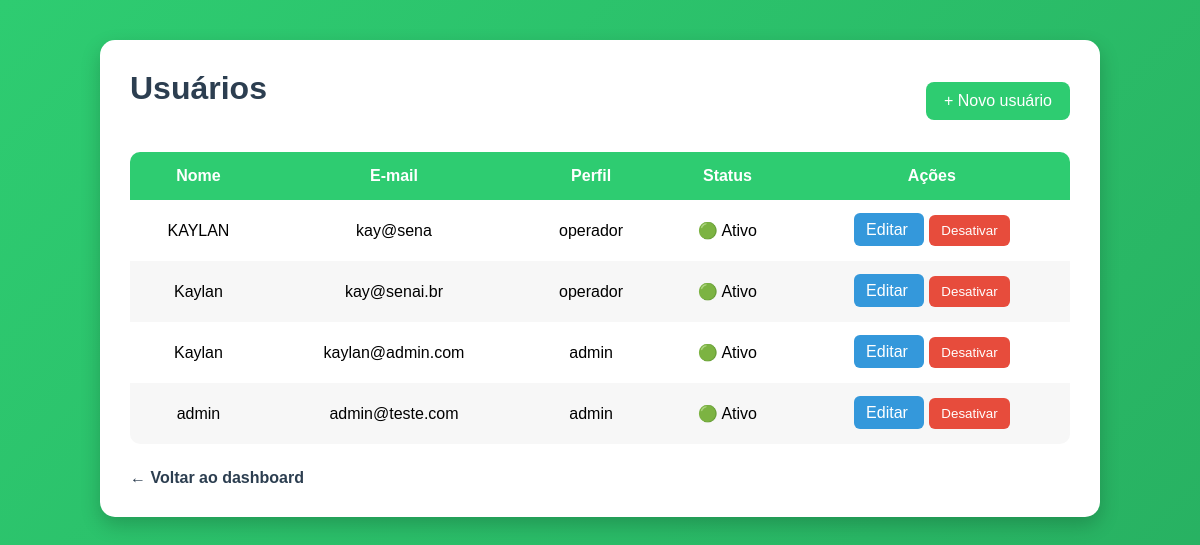
/usuarios/ (signed in), run on the app's committed database.
### app/models/usuario.py (models this page shows)
class Usuario(Base):
    __tablename__ = "usuarios"
    id = Column(Integer, primary_key=True, autoincrement=True)
    nome = Column(String(100), nullable=False)
    email = Column(String(100), nullable=False, index=True, unique=True)
    senha_hash = Column(String(255), nullable=False)
    role = Column(String(20), nullable=False, default="operador")
    ativo = Column(Boolean, default=True)
    criado_em = Column(DateTime, server_default=func.now())

### app/controllers/admin_controller.py (the view)
@router.get("/", response_class=HTMLResponse)
def listar_usuarios(
    request: Request,
    db: Session = Depends(get_db),
    admin: dict = Depends(get_admin)):  #Bloqueia quem não é admin
    usuarios = db.query(Usuario).order_by(Usuario.nome).all()
    return templates.TemplateResponse(
        request,
        "Usuarios/index.html",
        {"request": request, "usuarios": usuarios, "admin": admin, "usuario": admin}
    )

### app/templates/usuarios/index.html (shortened to what this page needs)
<!DOCTYPE html>
<html lang="pt-br">
<head>
</head>
<body>
    <div class="container">
        <div class="topo">
            <h1>Usuários</h1>
            <a href="/usuarios/novo" class="novo">
                + Novo usuário
            </a>
        </div>
        <table>
            <thead>
                <tr>
                    <th>Nome</th>
                    <th>E-mail</th>
                    <th>Perfil</th>
                    <th>Status</th>
                    <th>Ações</th>
                </tr>
            </thead>
            <tbody>
                {% for u in usuarios %}
                <tr>
                    <td>{{ u.nome }}</td>
                    <td>{{ u.email }}</td>
                    <td>{{ u.role }}</td>
                    <td>
                        {{ "🟢 Ativo" if u.ativo else "🔴 Inativo" }}
                    </td>
                    <td>
                        <a href="/usuarios/{{u.id}}/editar" class="editar">
                            Editar
                        </a>
                        <form action="/usuarios/{{u.id}}/toggle-ativo" method="post">
                            <button type="submit">
                                {{ "Desativar" if u.ativo else "Ativar" }}
                            </button>
                        </form>
                    </td>
                </tr>
                {% endfor %}
            </tbody>
        </table>
        <a href="/" class="voltar">
            ← Voltar ao dashboard
        </a>
    </div>
</body>
</html>

### app/templates/usuarios/index.html (style rules this page uses)
* { margin: 0; padding: 0; box-sizing: border-box; font-family: Arial, Helvetica, sans-serif; }
body { background: linear-gradient(135deg, #2ecc71, #27ae60); min-height: 100vh; padding: 40px; }
.container { background: white; max-width: 1000px; margin: auto; padding: 30px; border-radius: 15px; box-shadow: 0 8px 20px rgba(0, 0, 0, .2); }
h1 { text-align: center; margin-bottom: 25px; color: #2c3e50; }
.topo { display: flex; justify-content: space-between; align-items: center; margin-bottom: 20px; }
.novo { text-decoration: none; background: #2ecc71; color: white; padding: 10px 18px; border-radius: 8px; transition: .3s; }
table { width: 100%; border-collapse: collapse; overflow: hidden; border-radius: 10px; }
thead { background: #2ecc71; color: white; }
th, td { padding: 15px; text-align: center; }
tbody tr:nth-child(even) { background: #f7f7f7; }
.editar { text-decoration: none; background: #3498db; color: white; padding: 8px 12px; border-radius: 6px; margin-right: 5px; }
button { border: none; padding: 8px 12px; border-radius: 6px; cursor: pointer; background: #e74c3c; color: white; }
.voltar { display: inline-block; margin-top: 25px; text-decoration: none; color: #2c3e50; font-weight: bold; }
form { display: inline; }

### data on the page
Usuario: nome "KAYLAN", email "kay@sena", role "operador", ativo "🟢 Ativo", ativo "Desativar"
Usuario: nome "Kaylan", email "kay@senai.br", role "operador", ativo "🟢 Ativo", ativo "Desativar"
Usuario: nome "Kaylan", email "kaylan@admin.com", role "admin", ativo "🟢 Ativo", ativo "Desativar"
Usuario: nome "admin", email "admin@teste.com", role "admin", ativo "🟢 Ativo", ativo "Desativar"
